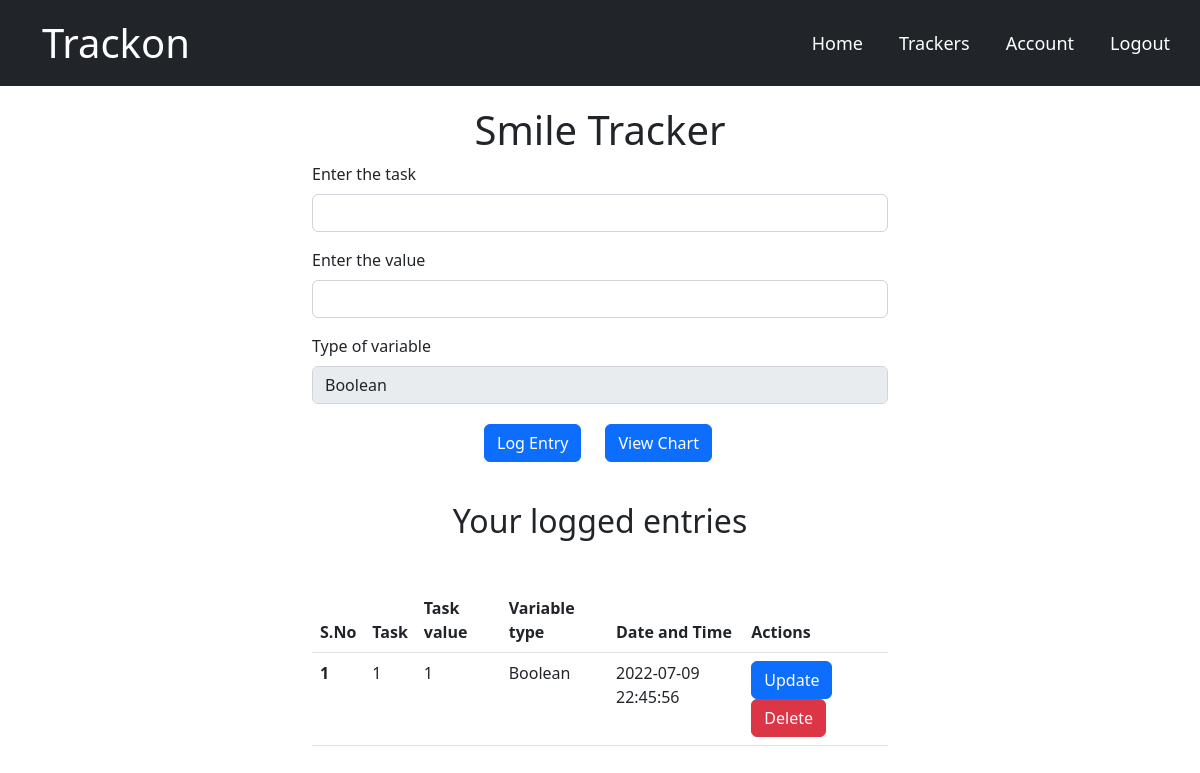
The page /log/1 (signed in) on the database its author committed.
### main/models.py (models this page shows, shortened)
class Tracker(db.Model):
    sno = db.Column(db.Integer, primary_key=True)
    tracker_name = db.Column(db.String(300), nullable=False)
    task_value_type = db.Column(db.String(20), nullable=False)
    user_id = db.Column(db.Integer, db.ForeignKey('user.id'))
    logs = db.relationship('Inputaken', backref='tracker', lazy=True)

class Inputaken(db.Model):
    sno = db.Column(db.Integer, primary_key=True)
    task_title = db.Column(db.String(300), nullable=False)
    task_value = db.Column(db.Integer, nullable=False)
    task_date = db.Column(
        db.DateTime(timezone=True),default=func.now(), nullable=False)
    task_variable = db.Column(db.String(20), nullable=False)
    user_id = db.Column(db.Integer, db.ForeignKey('user.id'), nullable=False)
    tracker_id = db.Column(db.Integer, db.ForeignKey(
        'tracker.sno'), nullable=True)

### main/routes.py (the view, shortened to what this page needs)
@app.route("/log/<int:sno>", methods=['GET', 'POST'])
@login_required
def log(sno):
    task_table = Tracker.query.filter_by(sno=sno).first()
    outputpage = Inputaken.query.filter_by(
        tracker_id=sno, user_id=current_user.id).all()
    return render_template('log.html', task=task_table, outputpage=outputpage)

### main/models.py (called while the page is built)
@login_manager.user_loader
def load_user(user_id):
    return User.query.get(int(user_id))

### main/templates/log.html (shortened to what this page needs)
{% extends 'base.html' %} {% block content %}
<div class="container log-div">
  <div class="track_type log-heading">
    <h1>{{task.tracker_name}}</h1>
  </div>
  <form action="/log/{{task.sno}}" method="POST">
    <div class="mb-3">
      <label for="exampleInputEmail1" class="form-label"
        >Enter the task </label>
      <input type="text" class="form-control" name="title" id="text-title" />
    </div>
    <div class="mb-3">
      <label for="exampleInputPassword1" class="form-label"
        >Enter the value</label
      >
      <input
        type="text"
        class="form-control"
        name="value"
        id="exampleInputPassword1"
      />
    </div>
    <label for="inputState" class="form-label">Type of variable</label>
    <input
      type="text"
      disabled="true"
      class="form-control"
      value="{{task.task_value_type}}"
    />
    <div class="log-btn-group">
      <button type="submit" class="btn btn-primary">Log Entry</button>
      <a href="/log/dashboard/{{task.sno}}" class="btn btn-primary mx-4">View Chart</a>
    </div>
  </form>
  <div class="log-entry-heading"><h2>Your logged entries</h2></div>
  {% if outputpage|length == 0 %}
  <div class="alert alert-dark" role="alert">
    No Task details found. Add your first task now!
  </div>
  {% else %}
  <table class="table">
    <thead>
      <tr>
        <th scope="col">S.No</th>
        <th scope="col">Task</th>
        <th scope="col">Task value</th>
        <th scope="col">Variable type</th>
        <th scope="col">Date and Time</th>
        <th scope="col">Actions</th>
      </tr>
    </thead>
    <tbody>
      {% for inpt in outputpage %}
      <tr>
        <th scope="row">{{loop.index}}</th>
        <td>{{inpt.task_title}}</td>
        <td>{{inpt.task_value}}</td>
        <td>{{inpt.task_variable}}</td>
        <td>{{inpt.task_date}}</td>
        <td>
          <div class="entry-btn-group">
            <a
              href="/log/update/{{inpt.sno}}"
              type="button"
              class="btn btn-primary"
              >Update</a
            >
            <a
              href="/log/delete/{{inpt.sno}}"
              type="button"
              class="btn btn-danger"
              >Delete</a
            >
          </div>
        </td>
      </tr>
      {% endfor %}
    </tbody>
  </table>
  {% endif %}
</div>
{% endblock content %}

### main/static/main.css (style rules this page uses)
.log-div { width: 50%; }
.log-heading { text-align: center; padding-top: 20px; }
.log-btn-group { display: flex; justify-content: center; align-items: center; padding-top: 20px; }
.log-btn-group button { margin-left: 20px; }
.log-entry-heading { display: flex; justify-content: center; padding: 40px 0px; }
.entry-btn-group { display: flex; justify-content: space-between; align-items: center; flex-wrap: wrap; }

### rows shown on the page
Tracker: tracker_name "Smile Tracker", task_value_type "Boolean"
Inputaken: task_title "1", task_value "1", task_variable "Boolean", task_date "2022-07-09 22:45:56"
